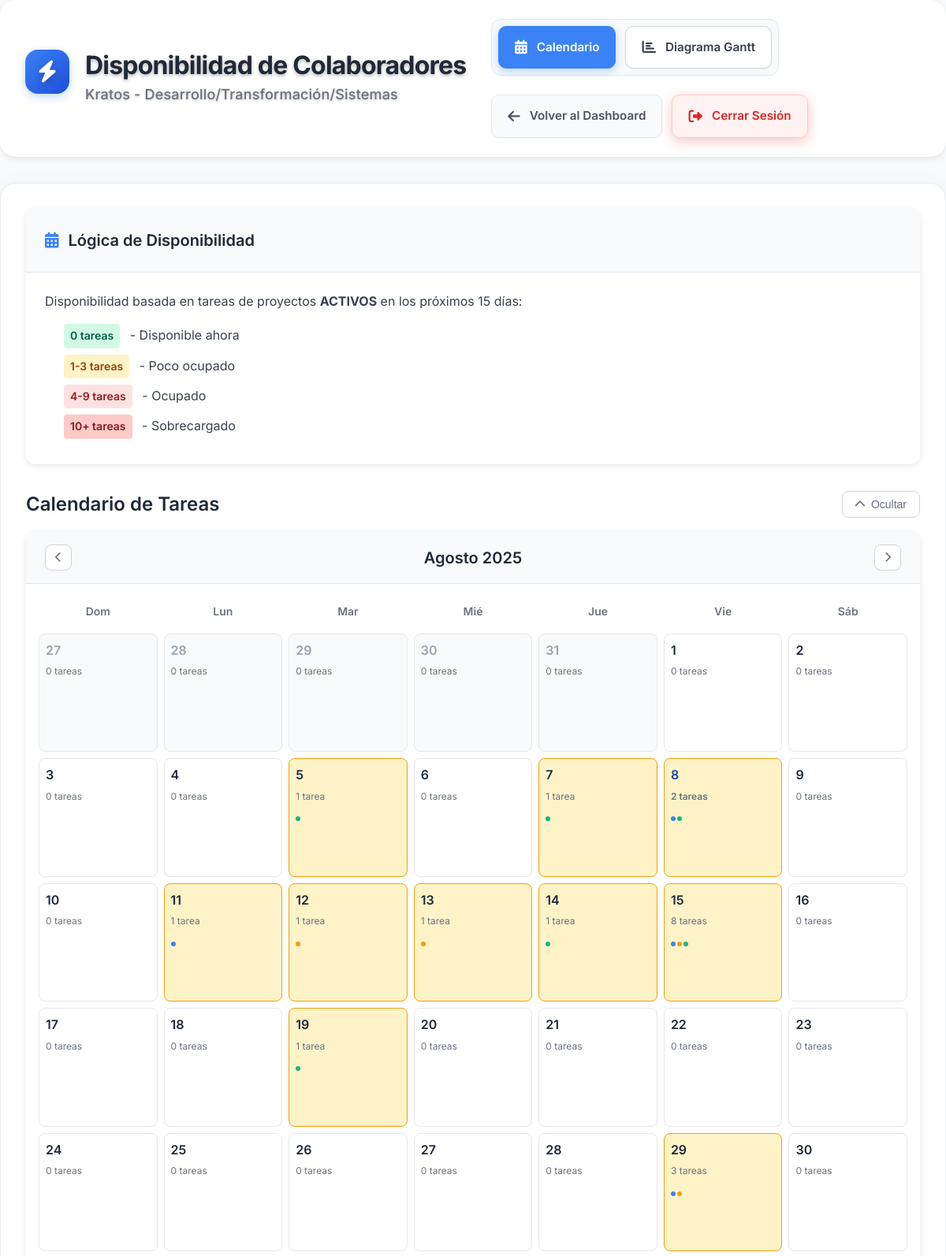
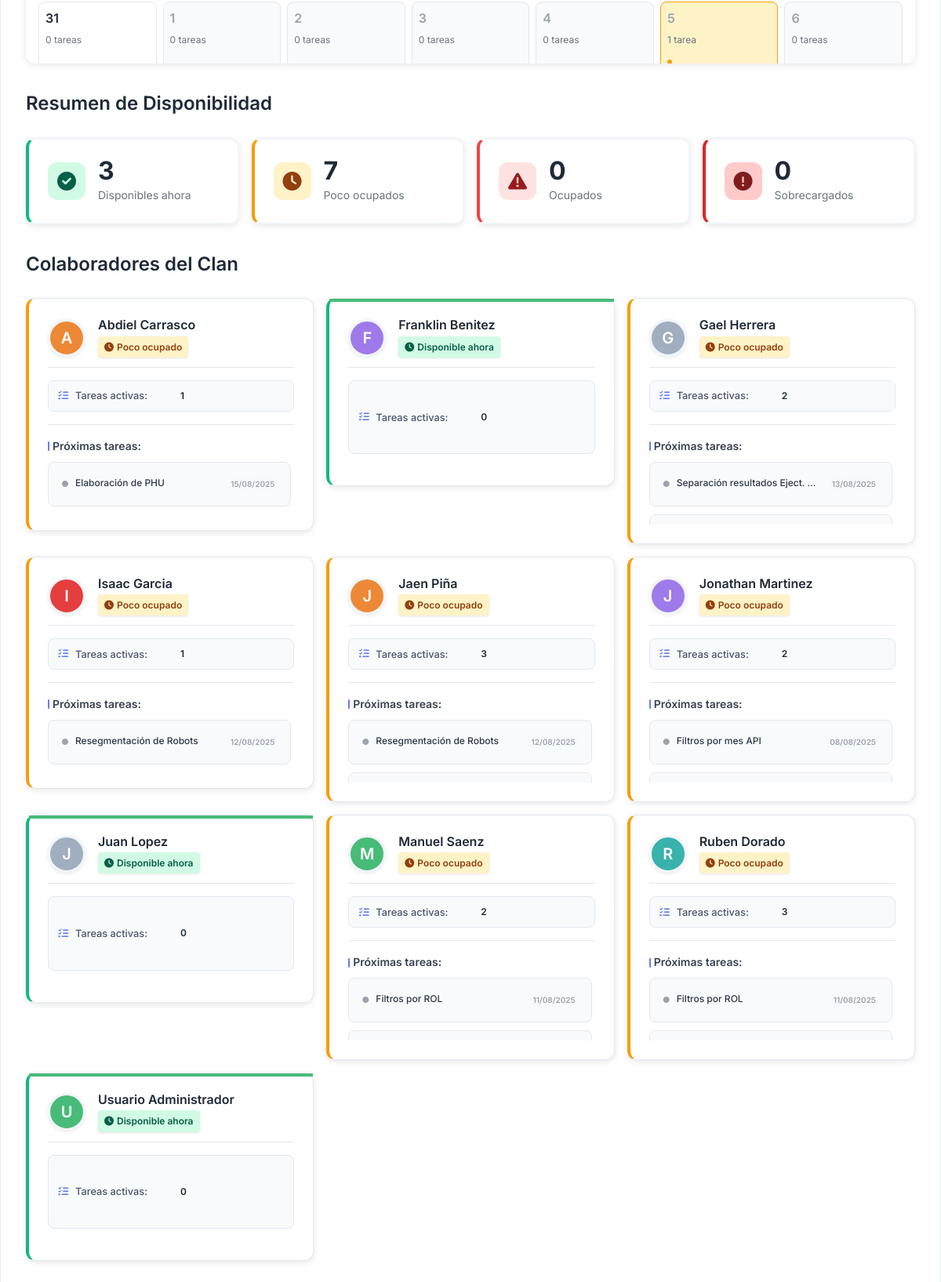
Page /public/?route=clan_leader/collaborator-availability (signed in) on the committed database (2 pictures, top to bottom).
### tables this page shows
CREATE TABLE `Clans` (
  `clan_id` int NOT NULL,
  `clan_name` varchar(100) NOT NULL,
  `clan_departamento` varchar(100) NOT NULL,
  `created_at` timestamp NULL DEFAULT CURRENT_TIMESTAMP
);

CREATE TABLE `Users` (
  `user_id` int NOT NULL,
  `username` varchar(100) NOT NULL,
  `password_hash` varchar(255) NOT NULL,
  `email` varchar(100) DEFAULT NULL,
  `full_name` varchar(100) DEFAULT NULL,
  `is_active` tinyint(1) DEFAULT '1',
  `last_login` timestamp NULL DEFAULT NULL,
  `created_at` timestamp NULL DEFAULT CURRENT_TIMESTAMP
);

CREATE TABLE `Tasks` (
  `task_id` int NOT NULL,
  `parent_task_id` int DEFAULT NULL,
  `task_name` varchar(255) NOT NULL,
  `description` text,
  `project_id` int NOT NULL,
  `assigned_to_user_id` int DEFAULT NULL,
  `created_by_user_id` int DEFAULT NULL,
  `priority` enum('low','medium','high','critical') NOT NULL DEFAULT 'medium',
  `due_date` date DEFAULT NULL,
  `estimated_hours` decimal(5,2) DEFAULT NULL,
  `actual_hours` decimal(5,2) DEFAULT NULL,
  `completion_percentage` decimal(5,2) DEFAULT '0.00',
  `automatic_points` decimal(10,2) NOT NULL DEFAULT '0.00' COMMENT 'Puntos KPI calculados para modo automático',
  `assigned_percentage` decimal(5,2) NOT NULL DEFAULT '0.00' COMMENT 'Porcentaje de puntos KPI asignado manualmente',
  `color_tag` varchar(7) DEFAULT '#3B82F6',
  `is_subtask` tinyint(1) DEFAULT '0',
  `subtask_order` int DEFAULT '0',
  `status` enum('pending','in_progress','completed','cancelled') NOT NULL DEFAULT 'pending',
  `is_completed` tinyint(1) NOT NULL DEFAULT '0',
  `completed_at` timestamp NULL DEFAULT NULL,
  `created_at` timestamp NULL DEFAULT CURRENT_TIMESTAMP,
  `updated_at` timestamp NULL DEFAULT CURRENT_TIMESTAMP ON UPDATE CURRENT_TIMESTAMP
);

### app/views/clan_leader/collaborator_availability.php (the view, shortened to what the rows shown need)
<div class="collaborator-availability-dashboard minimal">
    <header class="minimal-header">
        <div class="header-row">
            <div class="title-minimal">
                <div class="title-content">
                    <h1>Disponibilidad de Colaboradores</h1>
                    <span class="subtitle"><?php echo htmlspecialchars($clan['clan_name']); ?> - <?php echo htmlspecialchars($clan['clan_departamento']); ?></span>
                </div>
            </div>
        </div>
    </header>
    <div class="content-minimal">
        <section class="collaborators-list">
            <div class="collaborators-grid">
                <?php if (empty($availability_data)): ?>
                    <div class="empty-state">
                        <i class="fas fa-users"></i>
                        <p>No hay colaboradores en el clan</p>
                    </div>
                <?php else: ?>
                    <?php foreach ($availability_data as $collaborator): ?>
                        <div class="collaborator-card <?php echo $collaborator['availability']; ?>">
                            <div class="collaborator-header">
                                <div class="collaborator-avatar">
                                    <?php if (isset($collaborator['member']['profile_picture']) && $collaborator['member']['profile_picture']): ?>
                                        <img src="<?php echo htmlspecialchars($collaborator['member']['profile_picture']); ?>" alt="<?php echo htmlspecialchars($collaborator['member']['full_name']); ?>">
                                    <?php else: ?>
                                        <?php
                                        $colors = ['#667eea', '#48bb78', '#ed8936', '#e53e3e', '#9f7aea', '#38b2ac', '#a0aec0', '#f6e05e'];
                                        $memberColor = $colors[$collaborator['member']['user_id'] % count($colors)];
                                        ?>
                                        <div class="avatar-initial" style="background-color: <?php echo $memberColor; ?>">
                                            <?php echo strtoupper(substr($collaborator['member']['full_name'], 0, 1)); ?>
                                        </div>
                                    <?php endif; ?>
                                </div>
                                <div class="collaborator-info">
                                    <div class="collaborator-name"><?php echo htmlspecialchars($collaborator['member']['full_name']); ?></div>
                                    <div class="availability-badge <?php echo $collaborator['availability']; ?>">
                                        <i class="fas fa-clock"></i>
                                        <?php
                                        switch($collaborator['availability']) {
                                            case 'disponible': echo 'Disponible ahora'; break;
                                            case 'poco_ocupado': echo 'Poco ocupado'; break;
                                        }
                                        ?>
                                    </div>
                                </div>
                            </div>
                            <div class="collaborator-metrics">
                                <div class="metric-item">
                                    <i class="fas fa-tasks"></i>
                                    <span class="metric-label">Tareas activas:</span>
                                    <span class="metric-value"><?php echo $collaborator['task_count']; ?></span>
                                </div>
                            </div>
                            <?php if (!empty($collaborator['tasks'])): ?>
                                <div class="upcoming-tasks">
                                    <h4>Próximas tareas:</h4>
                                    <div class="tasks-list">
                                        <?php foreach (array_slice($collaborator['tasks'], 0, 3) as $task): ?>
                                            <div class="task-item">
                                                <i class="fas fa-circle"></i>
                                                <span class="task-name"><?php echo htmlspecialchars($task['task_name']); ?></span>
                                                <?php if ($task['due_date']): ?>
                                                    <span class="task-date"><?php echo date('d/m/Y', strtotime($task['due_date'])); ?></span>
                                                <?php endif; ?>
                                            </div>
                                        <?php endforeach; ?>
                                    </div>
                                </div>
                            <?php endif; ?>
                        </div>
                    <?php endforeach; ?>
                <?php endif; ?>
            </div>
        </section>
    </div>
</div>
<?php
require_once __DIR__ . '/../admin/layout.php';
?>

### rows in the picture
clans: clan_name "Kratos", clan_departamento "Desarrollo/Transformación/Sistemas"
users: full_name "A", full_name "Abdiel Carrasco", shows "Poco ocupado", task_count "1"
tasks: task_name "Elaboración de PHU", due_date "15/08/2025"
users: full_name "F", full_name "Franklin Benitez", shows "Disponible ahora", task_count "0"
users: full_name "G", full_name "Gael Herrera", shows "Poco ocupado", task_count "2"
tasks: task_name "Separación resultados Eject.…", due_date "13/08/2025"
users: full_name "I", full_name "Isaac Garcia", shows "Poco ocupado", task_count "1"
tasks: task_name "Resegmentación de Robots", due_date "12/08/2025"
users: full_name "J", full_name "Jaen Piña", shows "Poco ocupado", task_count "3"
users: full_name "J", full_name "Jonathan Martinez", shows "Poco ocupado", task_count "2"
tasks: task_name "Filtros por mes API", due_date "08/08/2025"
users: full_name "J", full_name "Juan Lopez", shows "Disponible ahora", task_count "0"
users: full_name "M", full_name "Manuel Saenz", shows "Poco ocupado", task_count "2"
tasks: task_name "Filtros por ROL", due_date "11/08/2025"
users: full_name "R", full_name "Ruben Dorado", shows "Poco ocupado", task_count "3"
users: full_name "U", full_name "Usuario Administrador", shows "Disponible ahora", task_count "0"

### other values in the picture
$summary['disponibles'] "3"
$summary['poco_ocupados'] "7"
$summary['ocupados'] "0"
$summary['sobrecargados'] "0"
